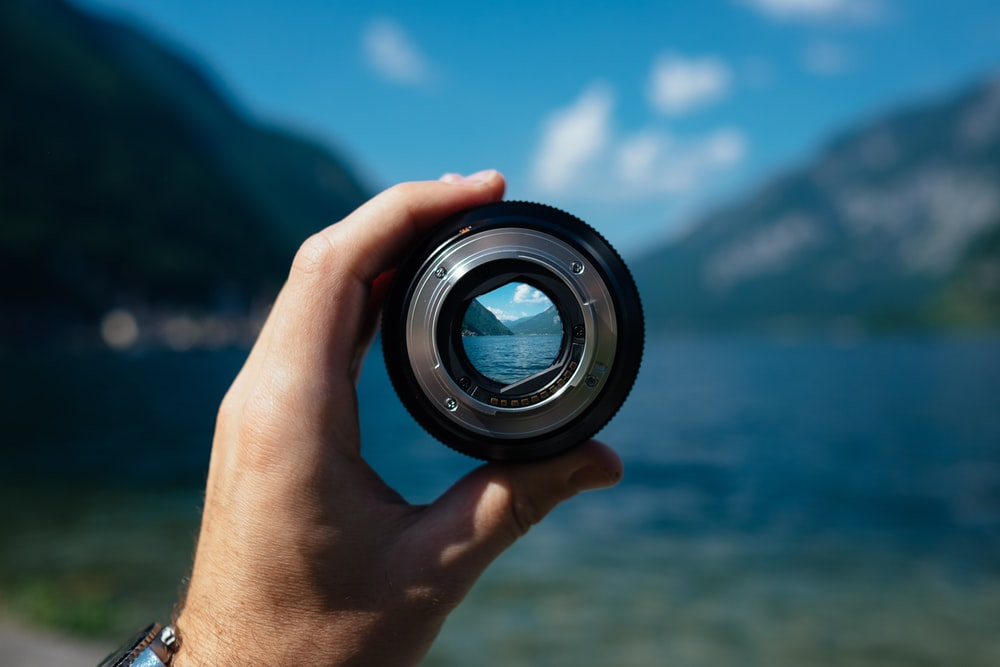
#> input picture Images/image.jpg, 1000 x 667 px
$ jupyter execute DIP2.ipynb
#> lines starting #> are read from the running program, lines starting #| are printed output that depends on the picture
[cell 1]
import cv2
import numpy as np
import matplotlib.pyplot as plt

[cell 2]
img = cv2.imread("Images/image.jpg")
#> img is the input picture: shape (667, 1000, 3); mean B, G, R 99.2, 85.9, 51.1
img = cv2.cvtColor(img, cv2.COLOR_BGR2RGB)

[cell 3]
plt.imshow(img)

[cell 4]
gray = 0.2989*img[:,:,0] + 0.5870*img[:,:,1] + 0.1140*img[:,:,2]
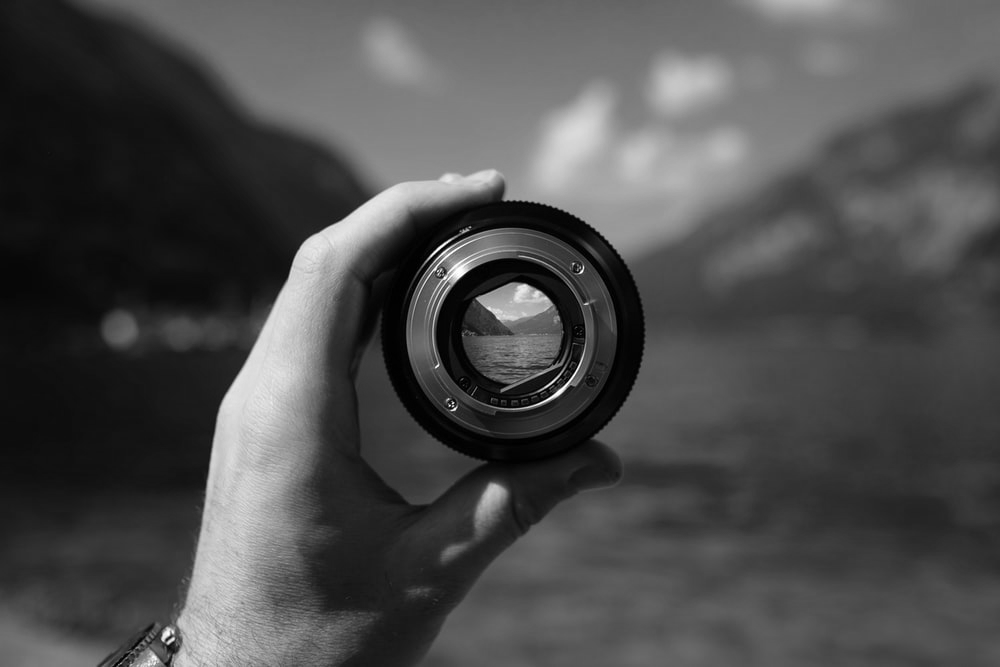
#> gray: shape (667, 1000) float64; min 0, max 255, mean 77

[cell 5]
plt.imshow(gray, cmap='gray')

[cell 6]
threshold = 127
gray_new = np.zeros((img.shape[0], img.shape[1]))

[cell 7]
for i in range(len(gray)):
    for j in range(len(gray[i])):
        if(gray[i,j] < threshold):
            gray_new[i,j] = 0
        else:
            gray_new[i,j] = gray[i,j]
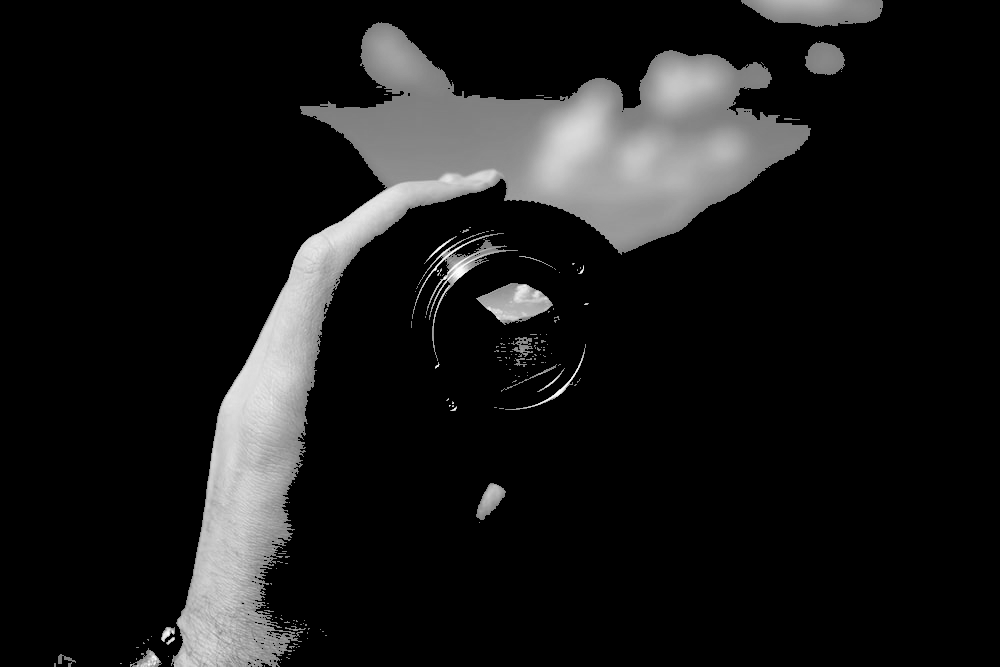
#> gray_new: shape (667, 1000) float64; min 0, max 255, mean 25.2

[cell 8]
plt.imshow(gray_new, cmap='gray')

[cell 9]
sub_gray = gray - gray_new
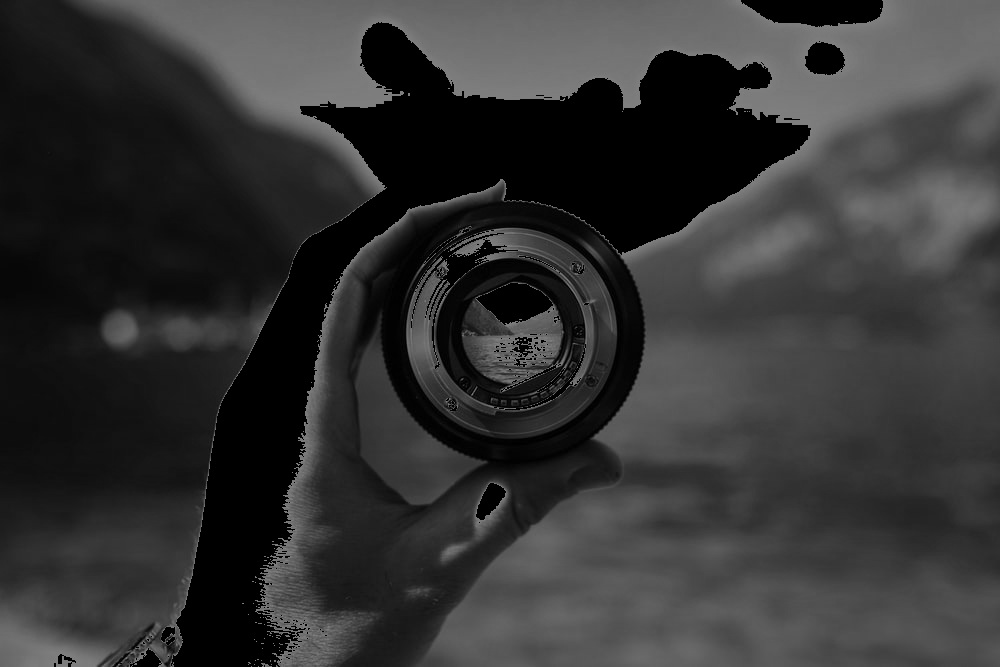
#> sub_gray: shape (667, 1000) float64; min 0, max 127, mean 51.8
